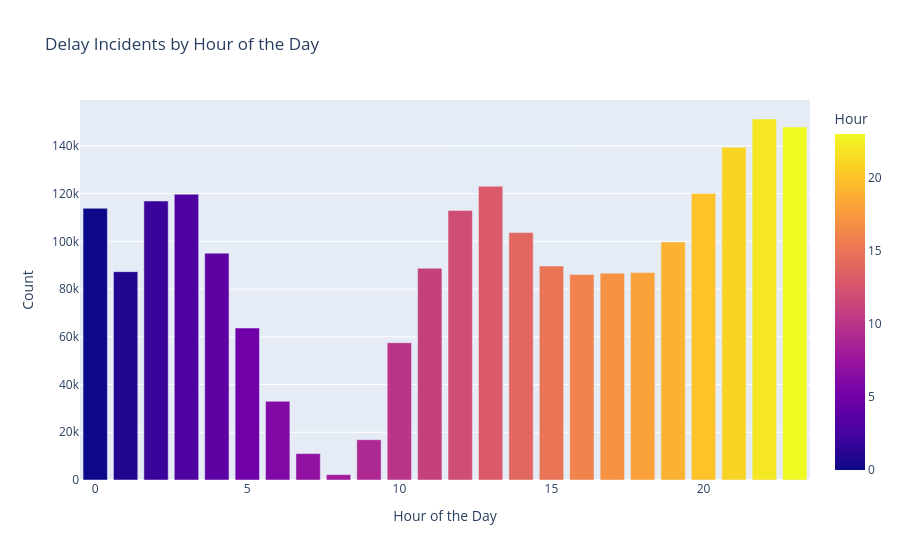

The notebook cell saved with this chart:
### Markdown cell above
#### Delay By Hour

### Code cell
# delay by hour with > 0 delay seconds
hour_counts = df_dropped[df_dropped['delay_seconds'] > 0]['hour'].value_counts().sort_index()
hour_data = cf.DataFrame({'Hour': hour_counts.index, 'Count': hour_counts.values})
fig = px.bar(hour_data, x='Hour', y='Count', title='Delay Incidents by Hour of the Day', color='Hour')
fig.update_layout(xaxis_title='Hour of the Day', yaxis_title='Count')
fig.show()

### Figure 1 — Plotly figure (JSON) as saved in the notebook; plotly's stock layout.template omitted (floating-point values rounded to 4 significant figures)
{"data": [{"hovertemplate": "Hour=%{marker.color}<br>Count=%{y}<extra></extra>", "legendgroup": "", "marker": {"color": [0.0, 1.0, 2.0, 3.0, 4.0, 5.0, 6.0, 7.0, 8.0, 9.0, 10.0, 11.0, 12.0, 13.0, 14.0, 15.0, 16.0, 17.0, 18.0, 19.0, 20.0, 21.0, 22.0, 23.0], "coloraxis": "coloraxis", "pattern": {"shape": ""}}, "name": "", "orientation": "v", "showlegend": false, "textposition": "auto", "type": "bar", "x": [0.0, 1.0, 2.0, 3.0, 4.0, 5.0, 6.0, 7.0, 8.0, 9.0, 10.0, 11.0, 12.0, 13.0, 14.0, 15.0, 16.0, 17.0, 18.0, 19.0, 20.0, 21.0, 22.0, 23.0], "xaxis": "x", "y": [113829, 87287, 116895, 119730, 95038, 63655, 32942, 11063, 2264, 16887, 57529, 88721, 112920, 123098, 103654, 89641, 86127, 86646, 86950, 99703, 120047, 139460, 151247, 147875], "yaxis": "y"}], "layout": {"barmode": "relative", "coloraxis": {"colorbar": {"title": {"text": "Hour"}}, "colorscale": [[0, "#0d0887"], [0.1111, "#46039f"], [0.2222, "#7201a8"], [0.3333, "#9c179e"], [0.4444, "#bd3786"], [0.5556, "#d8576b"], [0.6667, "#ed7953"], [0.7778, "#fb9f3a"], [0.8889, "#fdca26"], [1, "#f0f921"]]}, "legend": {"tracegroupgap": 0}, "title": {"text": "Delay Incidents by Hour of the Day"}, "xaxis": {"anchor": "y", "domain": [0, 1], "title": {"text": "Hour of the Day"}}, "yaxis": {"anchor": "x", "domain": [0, 1], "title": {"text": "Count"}}}}
